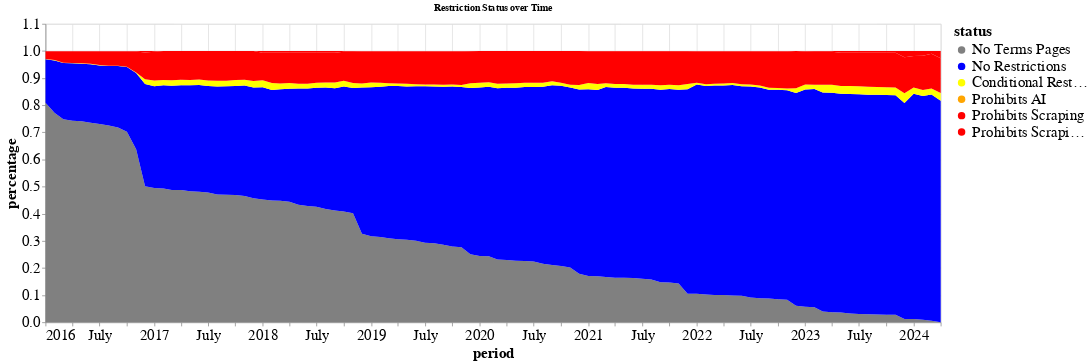

The notebook cell this image was saved under:
### Markdown cell above
### Plot Temporal ToS Area Chart

### Code cell
chart = robots_util.plot_temporal_area_map_altair(
    tos_summary_df,
    period_col='period', 
    status_col='status', 
    val_col='tokens',  # "count" / "tokens"
    title='Restriction Status over Time', 
    ordered_statuses=['No Terms Pages', 'No Restrictions', 'Conditional Restrictions', 'Prohibits AI', 'Prohibits Scraping', 'Prohibits Scraping & AI'], 
    status_colors= {
        'No Terms Pages': 'gray', 'No Restrictions': 'blue', 
        'Conditional Restrictions': 'yellow', 'Prohibits AI': 'orange', 
        'Prohibits Scraping': 'red', 'Prohibits Scraping & AI': 'red'
    },
)
chart.show()

### Figure 1 — Vega-Lite specification as saved in the notebook (floating-point values rounded to 4 significant figures; data arrays with more than 128 entries replaced by an {"elided": "..."} marker saying what was removed)
{"config": {"view": {"continuousWidth": 300, "continuousHeight": 300}, "axis": {"domain": true, "labelFont": "sans-serif", "labelFontSize": 20, "titleFont": "sans-serif", "titleFontSize": 20}, "axisX": {"domain": true, "labelAngle": 0}, "axisY": {"domain": true}, "legend": {"labelFont": "sans-serif", "labelFontSize": 20, "titleFont": "sans-serif", "titleFontSize": 20}}, "data": {"name": "data-9c776cfeb32a01abc05714f10e5eac64"}, "mark": {"type": "area"}, "encoding": {"color": {"field": "status", "scale": {"domain": ["No Terms Pages", "No Restrictions", "Conditional Restrictions", "Prohibits AI", "Prohibits Scraping", "Prohibits Scraping & AI"], "range": ["gray", "blue", "yellow", "orange", "red", "red"]}, "title": "status", "type": "nominal"}, "order": {"field": "order", "type": "quantitative"}, "x": {"field": "period", "type": "temporal"}, "y": {"field": "percentage", "type": "quantitative"}}, "height": 400, "title": "Restriction Status over Time", "width": 1200, "$schema": "https://vega.github.io/schema/vega-lite/v5.17.0.json", "datasets": {"data-9c776cfeb32a01abc05714f10e5eac64": {"elided": "600 records"}}}
